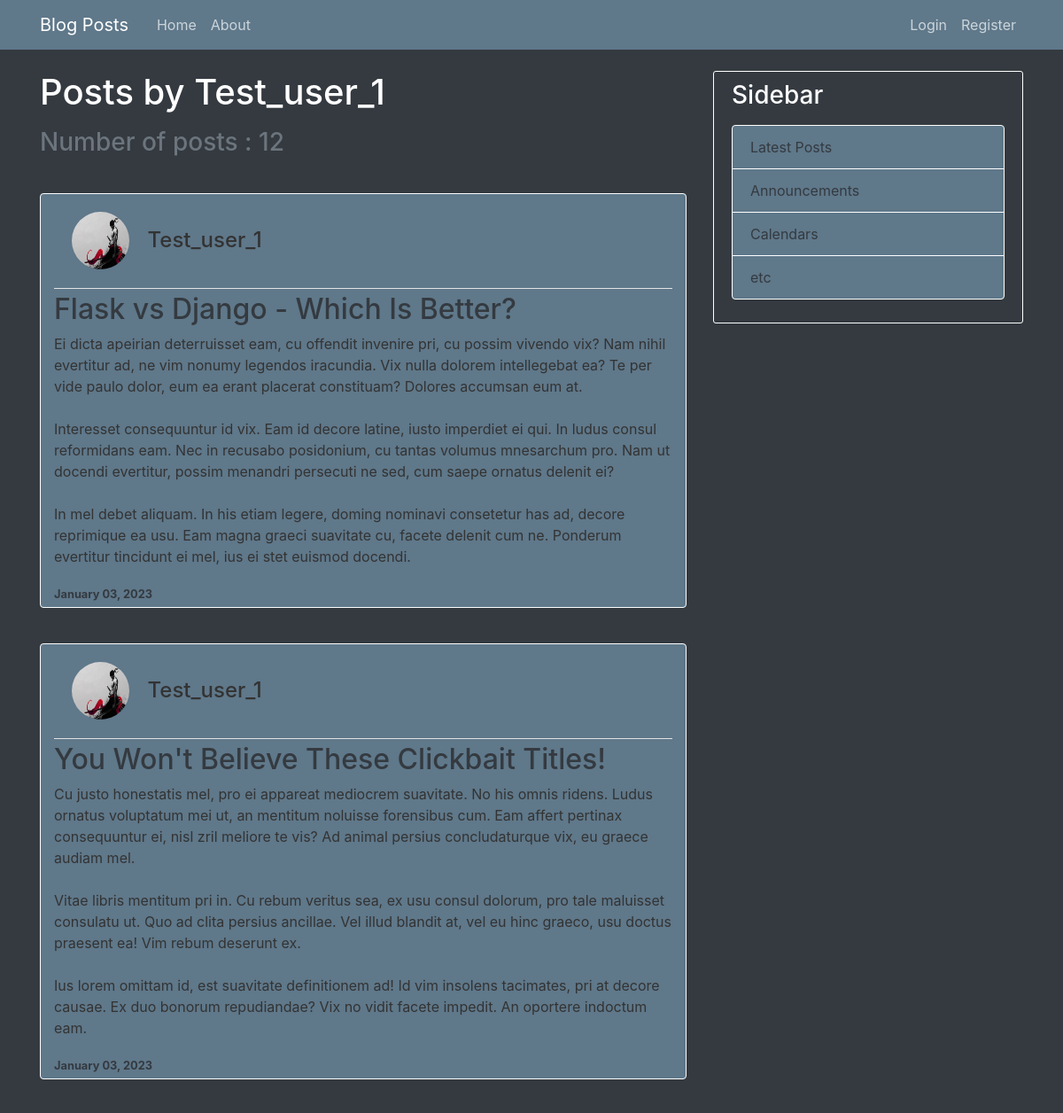
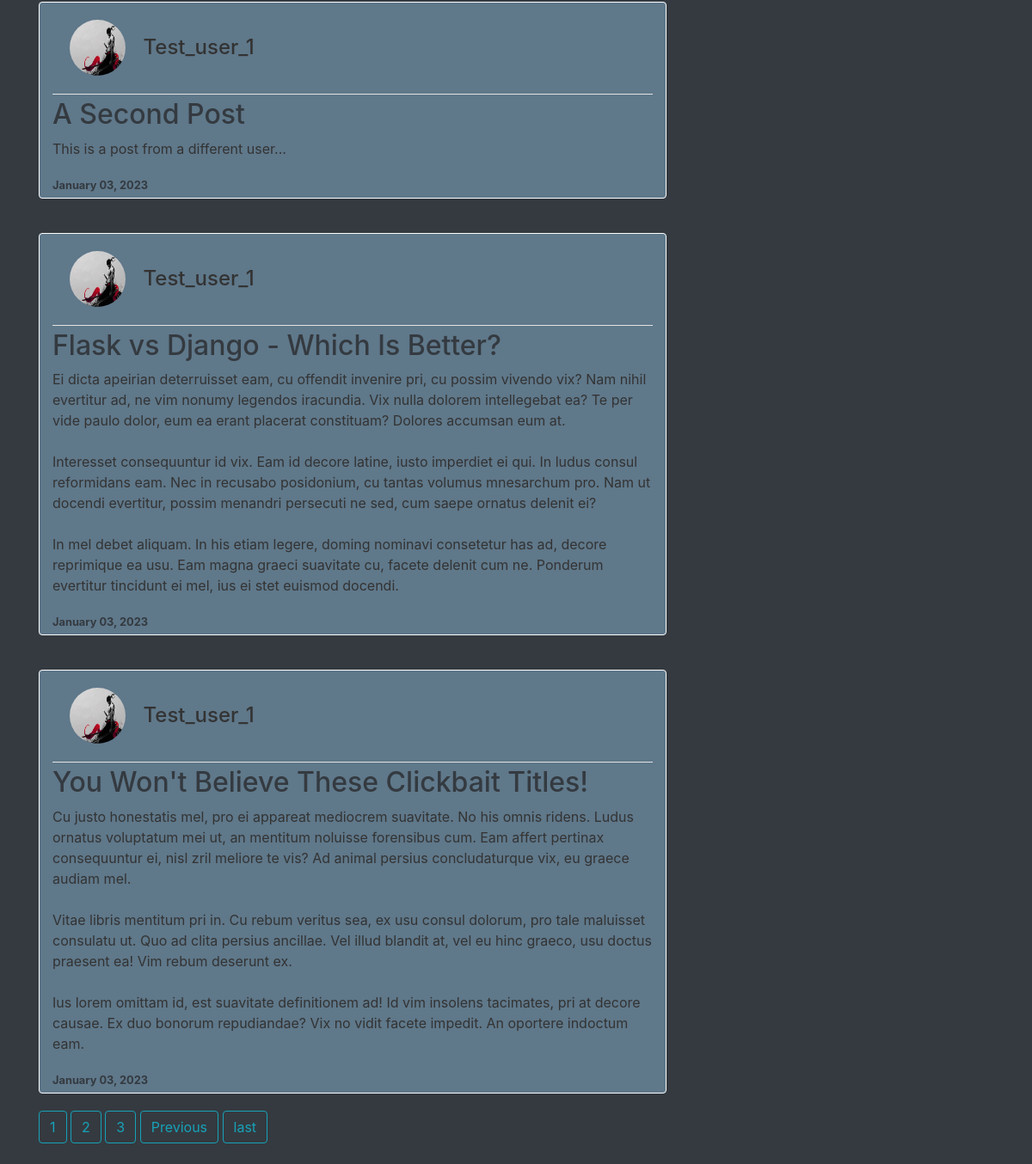
Page /user/Test_user_1/ on the committed database (2 pictures, top to bottom).
### blog/models.py (models this page shows, shortened)
class Post(models.Model) : #inherted form Model
    title  = models.CharField(max_length=100)
    content = models.TextField()
    date_posted=models.DateTimeField(default=timezone.now)#auto_now=True(everytime a post is updated it date_posted gets updated)
    Author=models.ForeignKey(User,on_delete=models.CASCADE)

### users/models.py (models this page shows, shortened)
class profile(models.Model):
    user=models.OneToOneField(User,on_delete=models.CASCADE)#cascade means that if the user is deleted then the profile will be deleted
    img=models.ImageField(default='default.jpeg',upload_to='profile_pics')

### blog/views.py (the view)
# urls.py: path('user/<str:username>/',UserPostListView.as_view(),name='user-post')
class UserPostListView(ListView):
    model=Post
    template_name='blog/user_posts.html'  # looking for html file @ <app_name>/<model_name>_<view_type>.html
    context_object_name='posts'
    paginate_by=5
    def get_queryset(self) :
        user=get_object_or_404(User, username=self.kwargs.get('username'))
        return Post.objects.filter(Author=user).order_by('-date_posted')

### blog/templates/blog/user_posts.html (shortened to what this page needs)
{% extends "blog/base.html" %}
{% block content%}
    <h1 class="mb-3  text-white">Posts by {{view.kwargs.username}}</h1>
    <h3 class="text-secondary">Number of posts : {{ page_obj.paginator.count}}</h3>
    {% for post in posts  %}
    <div class="bg-steel rounded container border border-white" style="margin-top: 40px ;padding-bottom: 5px;margin-bottom: 20px;">
      <div style="padding: 20px ;" >
      <img class="rounded-circle article-img bg-steel align-middle " src="{{post.Author.profile.img.url}}" >
      <a class="mr-2 h4 align-middle" href="{% url 'user-post' post.Author.username %}">{{ post.Author }}</a>
    </div>
        <div class="media-body bg-steel ">
          <div class="article-metadata">
          </div>
          <h2><a class="article-title text-dark " href="{% url 'post-detail' post.id %}">{{ post.title }}</a></h2>
          <p class="article-content ">{{ post.content }}</p>
        </div>
        <small class="text-dark text-right align-bottom font-weight-bold">{{ post.date_posted|date:"F d, Y" }}</small>
      </div>
    {% endfor %}
    {% if is_paginated %}
      {% for num in page_obj.paginator.page_range %}
        {% if page_obj.number == num %}
          <a class="btn btn-outline-info mb-4" href="?page={{num}}">{{num}}</a>
        {% elif num > page_obj.number|add:'-3' and num < page_obj.number|add:'3' %}
          <a class="btn btn-outline-info mb-4" href="?page={{num}}">{{num}}</a>
        {% endif %}
      {% endfor %}
      {% if page_obj.has_next %}
        <a class="btn btn-outline-info mb-4" href="?page={{ page_obj.next_page_number }}">Previous</a>
        <a class="btn btn-outline-info mb-4" href="?page={{ page_obj.paginator.num_pages }}">last</a>
      {% endif %}
    {% endif %}
{% endblock content %}

### blog/static/blog/main.css (style rules this page uses)
body { background: #fafafa; color: #333333; margin-top: 5rem; }
h1, h2, h3, h4, h5, h6 { color: #444444; }
.bg-steel { background-color: #5f788a; }
.article-title { color: #444444; }
.article-content { white-space: pre-line; }
.article-img { height: 65px; width: 65px; margin-right: 16px; }
.article-metadata { padding-bottom: 1px; margin-bottom: 4px; border-bottom: 1px solid #e3e3e3 }

### rows in the picture
Post: Author.profile.img (placeholder picture), Author "Test_user_1", title "Flask vs Django - Which Is Better?", content "Ei dicta apeirian deterruisset eam, cu offendit invenire pri, cu possim vivendo vix? Nam nihil evertitur ad, ne vim nonumy legendos iracundia. Vix nulla dolorem intellegebat ea? Te per vide paulo dolor, eum ea erant placerat constituam? Dolores accumsan eum at. Interesset consequuntur id vix. Eam id decore latine, iusto imperdiet ei qui. In ludus consul reformidans eam. Nec in recusabo posidonium, cu tantas volumus mnesarchum pro. Nam ut docendi evertitur, possim menandri persecuti ne sed, cum saepe ornatus delenit ei? In mel debet aliquam. In his etiam legere, doming nominavi consetetur has ad, decore reprimique ea usu. Eam magna graeci suavitate cu, facete delenit cum ne. Ponderum…", date_posted "January 03, 2023"
Post: Author.profile.img (placeholder picture), Author "Test_user_1", title "You Won't Believe These Clickbait Titles!", content "Cu justo honestatis mel, pro ei appareat mediocrem suavitate. No his omnis ridens. Ludus ornatus voluptatum mei ut, an mentitum noluisse forensibus cum. Eam affert pertinax consequuntur ei, nisl zril meliore te vis? Ad animal persius concludaturque vix, eu graece audiam mel. Vitae libris mentitum pri in. Cu rebum veritus sea, ex usu consul dolorum, pro tale maluisset consulatu ut. Quo ad clita persius ancillae. Vel illud blandit at, vel eu hinc graeco, usu doctus praesent ea! Vim rebum deserunt ex. Ius lorem omittam id, est suavitate definitionem ad! Id vim insolens tacimates, pri at decore causae. Ex duo bonorum repudiandae? Vix no vidit facete impedit. An oportere indoctum eam.", date_posted "January 03, 2023"
Post: Author.profile.img (placeholder picture), Author "Test_user_1", title "A Second Post", content "This is a post from a different user...", date_posted "January 03, 2023"
Post: Author.profile.img (placeholder picture), Author "Test_user_1", title "Flask vs Django - Which Is Better?", content "Ei dicta apeirian deterruisset eam, cu offendit invenire pri, cu possim vivendo vix? Nam nihil evertitur ad, ne vim nonumy legendos iracundia. Vix nulla dolorem intellegebat ea? Te per vide paulo dolor, eum ea erant placerat constituam? Dolores accumsan eum at. Interesset consequuntur id vix. Eam id decore latine, iusto imperdiet ei qui. In ludus consul reformidans eam. Nec in recusabo posidonium, cu tantas volumus mnesarchum pro. Nam ut docendi evertitur, possim menandri persecuti ne sed, cum saepe ornatus delenit ei? In mel debet aliquam. In his etiam legere, doming nominavi consetetur has ad, decore reprimique ea usu. Eam magna graeci suavitate cu, facete delenit cum ne. Ponderum…", date_posted "January 03, 2023"
Post: Author.profile.img (placeholder picture), Author "Test_user_1", title "You Won't Believe These Clickbait Titles!", content "Cu justo honestatis mel, pro ei appareat mediocrem suavitate. No his omnis ridens. Ludus ornatus voluptatum mei ut, an mentitum noluisse forensibus cum. Eam affert pertinax consequuntur ei, nisl zril meliore te vis? Ad animal persius concludaturque vix, eu graece audiam mel. Vitae libris mentitum pri in. Cu rebum veritus sea, ex usu consul dolorum, pro tale maluisset consulatu ut. Quo ad clita persius ancillae. Vel illud blandit at, vel eu hinc graeco, usu doctus praesent ea! Vim rebum deserunt ex. Ius lorem omittam id, est suavitate definitionem ad! Id vim insolens tacimates, pri at decore causae. Ex duo bonorum repudiandae? Vix no vidit facete impedit. An oportere indoctum eam.", date_posted "January 03, 2023"

### other values in the picture
{{ view.kwargs.username }} "Test_user_1"
{{ page_obj.paginator.count }} "12"
{{ num }} "1"
{{ num }} "2" "3"
